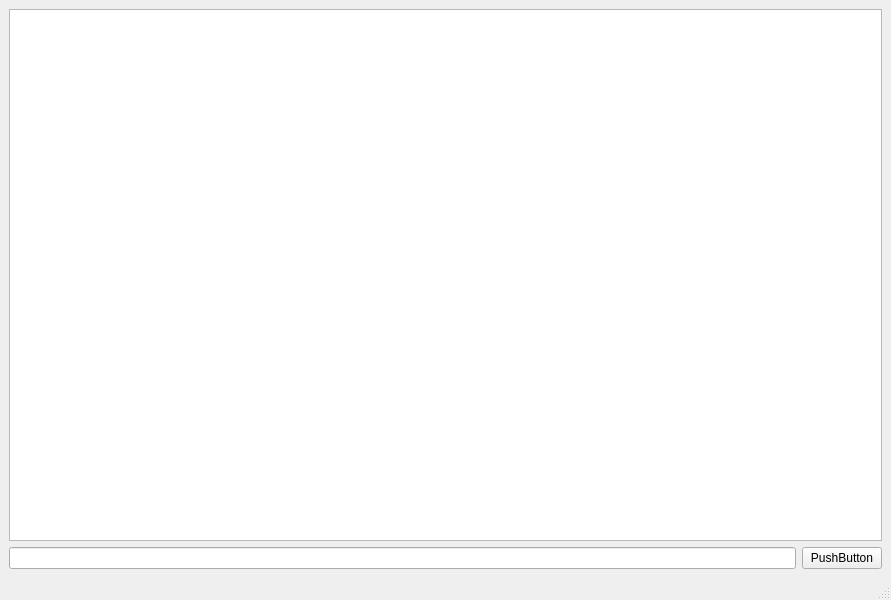
<?xml version="1.0" encoding="UTF-8"?>
<ui version="4.0">
 <class>MainWindow</class>
 <widget class="QMainWindow" name="MainWindow">
  <property name="geometry">
   <rect>
    <x>0</x>
    <y>0</y>
    <width>891</width>
    <height>600</height>
   </rect>
  </property>
  <property name="windowTitle">
   <string>eShell</string>
  </property>
  <widget class="QWidget" name="centralwidget">
   <layout class="QVBoxLayout" name="verticalLayout_2">
    <item>
     <layout class="QVBoxLayout" name="verticalLayout">
      <item>
       <widget class="QTextBrowser" name="textBrowser"/>
      </item>
      <item>
       <layout class="QHBoxLayout" name="horizontalLayout_3">
        <item>
         <widget class="QLineEdit" name="lineEdit"/>
        </item>
        <item>
         <widget class="QPushButton" name="pushButton">
          <property name="text">
           <string>PushButton</string>
          </property>
         </widget>
        </item>
       </layout>
      </item>
     </layout>
    </item>
   </layout>
  </widget>
  <widget class="QMenuBar" name="menubar">
   <property name="geometry">
    <rect>
     <x>0</x>
     <y>0</y>
     <width>891</width>
     <height>22</height>
    </rect>
   </property>
  </widget>
  <widget class="QStatusBar" name="statusbar"/>
 </widget>
 <resources/>
 <connections/>
</ui>
